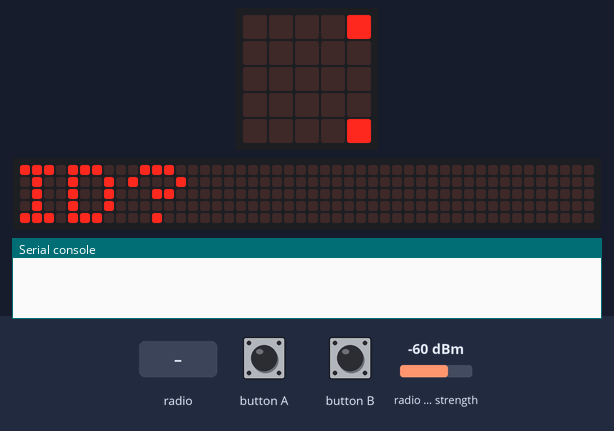
This program was run on a simulated BBC micro:bit running MicroPython. Parts: the board's 5×5 LED display, a strip that is not on the board, showing the scrolling text unrolled, the last lines printed to the serial console. The inputs (shaded band) are chosen by the test bench; at power-on: radio signal strength -60 dBm. Random numbers come from a fixed seed; no radio messages arrive unless stated (any console line starting 'radio sent:' is added by the test bench); the 48×5 strip is a reading aid, not a part: it shows the text the display is scrolling, unrolled, one strip-width of it at a time.

Above: at 0.01 s.
At 8.9 s:
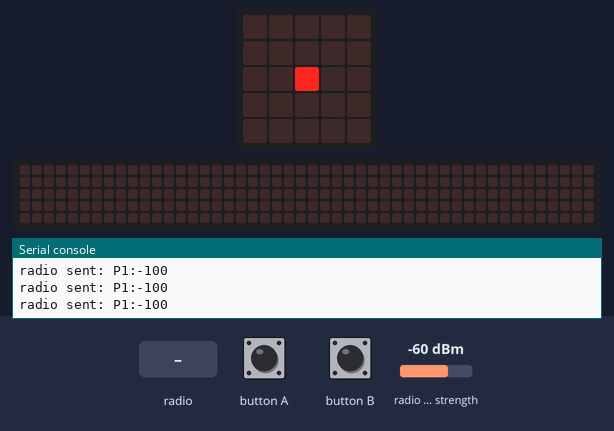
9.0 s: radio message "BALL" arrives
At 9.6 s:
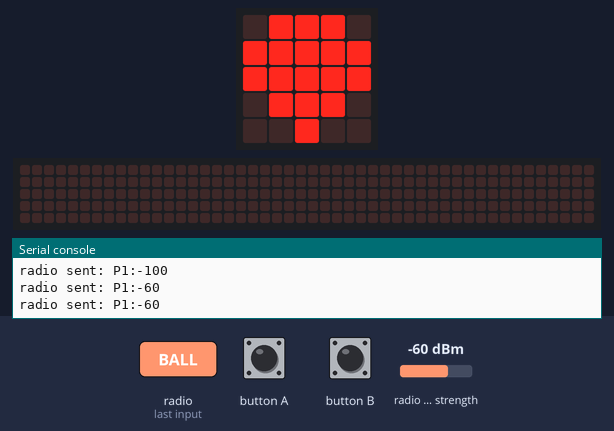
Timing chart, 0 to 12.0 s (numbered marks = the images above; inputs shaded):
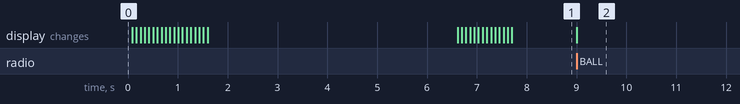

The program:

mb_player.py
```python
# mb_player.py — Flash onto Player micro:bits (up to 5 players)
#
# ── REUSE NOTE ──────────────────────────────────────────────────────────────
# This file is IDENTICAL in structure to pass_the_ball_test/microbit/mb_player.py
# with one key difference: serial print is REMOVED (bridge handles all relaying).
# The proximity_image(), smooth(), PIXEL_ORDER, and radio setup blocks can be
# copied directly into hide_and_seek and treasure_hunt player firmware.
# Only the GAMEPLAY section (possession claim logic) is game-specific.
# ────────────────────────────────────────────────────────────────────────────
#
# PLAYER ID ASSIGNMENT AT BOOT:
#   Press Button A once per player number within the first 5 seconds.
#   Example: 1 press = Player 1, 4 presses = Player 4, 5 presses = Player 5.
#   Press Button B at any time to confirm immediately.
#   LED shows your assigned number during selection.
#   Supports 2–5 players (just flash this same file on each player micro:bit).
#
# GAMEPLAY:
#   LED fills outward from the centre showing ball proximity:
#     1 dot  (centre only)  = ball is very far away
#     25 dots (all LEDs on) = ball is right here — possession range
#   Press Button A when all LEDs are fully lit to claim the ball.
#   The ball micro:bit will display your number.
#   Ball is automatically released when it moves away (throw detection).
#
# NOTE: Micro:bit 1 is the dedicated bridge (USB to computer).
#       Players do NOT need to be plugged in — all relaying is handled by the bridge.

from microbit import *
import radio
import random

# ── constants ────────────────────────────────────────────────────────────────
RADIO_GROUP   = 42
RADIO_POWER   = 7         # players broadcast at full power so bridge hears them

# ── CALIBRATION — update these after open-space recalibration ────────────────
#
#   RSSI_HOT  = signal strength at closest range (25 LEDs — possession zone)
#               Measure: hold ball touching/0–0.5m from player, read RSSI average
#               Current: -50 dBm ≈ touching to 0.5m (indoor calibration Aug 2026)
#
#   RSSI_FLOOR = signal strength at maximum useful range (1 LED)
#                Measure: hold ball at your max game distance, read RSSI average
#                Current: -80 dBm ≈ 5m (indoor calibration Aug 2026)
#                Note: recalibrate outdoors for reliable distance beyond 1m.
#
#   RSSI_WARM = possession release threshold — set roughly halfway between HOT and FLOOR
#               Current: -65 dBm ≈ 1–2m
#
#   LED count formula (linear, do not modify):
#       ratio = (rssi - RSSI_FLOOR) / (RSSI_HOT - RSSI_FLOOR)   # 0.0 to 1.0
#       count = 1 + int(ratio * 24)                               # 1 to 25 LEDs
#
RSSI_HOT      = -50       # dBm — 25 LEDs (~0–0.5m)  ← CALIBRATE THIS
RSSI_WARM     = -65       # dBm — possession release  ← CALIBRATE THIS
RSSI_FLOOR    = -80       # dBm — 1 LED  (~5m max)    ← CALIBRATE THIS
# ─────────────────────────────────────────────────────────────────────────────

SMOOTH_WINDOW = 5         # RSSI readings to average (higher = smoother but slower)
BROADCAST_MS  = 250       # base player broadcast interval (ms)
JITTER_MS     = 50        # random jitter to reduce packet collisions
ID_WINDOW_MS  = 5000      # ms to accept Button A presses for player ID

# ── player ID assignment ──────────────────────────────────────────────────────
display.scroll("ID?", delay=80)
player_id = 0
deadline = running_time() + ID_WINDOW_MS

while running_time() < deadline:
    if button_a.was_pressed():
        player_id += 1
        if player_id > 5:
            player_id = 1
        display.show(str(player_id))
    if button_b.was_pressed():
        break
    sleep(50)

if player_id == 0:
    player_id = 1

display.scroll("P" + str(player_id), delay=80)

# ── radio setup ───────────────────────────────────────────────────────────────
radio.on()
radio.config(group=RADIO_GROUP, power=RADIO_POWER)

# ── helpers ───────────────────────────────────────────────────────────────────
# REUSE: smooth() and PIXEL_ORDER and proximity_image() are identical across all games.

def smooth(history, new_val):
    history.append(new_val)
    if len(history) > SMOOTH_WINDOW:
        history.pop(0)
    return sum(history) // len(history)

# Pixel positions ordered from centre outward — determines LED fill pattern.
PIXEL_ORDER = [
    (2, 2),
    (2, 1), (2, 3), (1, 2), (3, 2),
    (1, 1), (3, 1), (1, 3), (3, 3),
    (2, 0), (2, 4), (0, 2), (4, 2),
    (1, 0), (3, 0), (0, 1), (4, 1),
    (0, 3), (4, 3), (1, 4), (3, 4),
    (0, 0), (4, 0), (0, 4), (4, 4),
]

def proximity_image(rssi):
    """
    Map RSSI to a 5x5 LED image that fills outward from the centre.
    RSSI_FLOOR → 1 LED  (centre dot only — ball at max range or beyond)
    RSSI_HOT   → 25 LEDs (all on — ball very close, possession range)
    LEDs increase linearly. Values outside range are clamped.

    To adjust the distance-to-LED mapping:
      - Change RSSI_HOT   to the RSSI you read at your desired closest range
      - Change RSSI_FLOOR to the RSSI you read at your desired furthest range
      - RSSI_WARM controls when held possession is released
    """
    # ── LED count calculation — do not modify this formula ───────────────────
    ratio = (rssi - RSSI_FLOOR) / (RSSI_HOT - RSSI_FLOOR)  # 0.0=far, 1.0=close
    ratio = max(0.0, min(1.0, ratio))
    count = 1 + int(ratio * 24)   # 1 to 25

    grid = [[0] * 5 for _ in range(5)]
    for i in range(count):
        col, row = PIXEL_ORDER[i]
        grid[row][col] = 9
    rows = ["".join(str(grid[r][c]) for c in range(5)) for r in range(5)]
    return Image(":".join(rows))

# ── state ─────────────────────────────────────────────────────────────────────
rssi_history   = []
ball_rssi      = -100
holding        = False
last_broadcast = 0

display.show(proximity_image(ball_rssi))   # start: 1 centre dot (no signal)

# ── main loop ─────────────────────────────────────────────────────────────────
while True:
    now = running_time()

    # ── receive any incoming packet ───────────────────────────────────────────
    packet = radio.receive_full()
    if packet:
        raw, rssi_val, _ = packet

        # MicroPython v2 returns bytes with a 3-byte radio header — strip & decode
        # REUSE: this decoding block is identical in all games using receive_full()
        if isinstance(raw, bytes):
            text = "".join(chr(b) for b in raw[3:] if 32 <= b < 127).strip()
        else:
            text = str(raw).strip()

        # ── GAME-SPECIFIC: react to ball broadcasts ───────────────────────────
        if text == "BALL":
            ball_rssi = smooth(rssi_history, rssi_val)
            if not holding:
                display.show(proximity_image(ball_rssi))

    # ── holding state: check if ball moved away ───────────────────────────────
    if holding:
        if ball_rssi < RSSI_WARM:
            holding = False
            display.show(proximity_image(ball_rssi))
        else:
            display.show(proximity_image(ball_rssi))

    # ── claim possession: must be close and press Button A ────────────────────
    # GAME-SPECIFIC: remove/replace this block for hide and seek / treasure hunt
    if not holding and ball_rssi > RSSI_HOT and button_a.was_pressed():
        holding = True
        radio.send("HOLDER:{}".format(player_id))
        display.show(proximity_image(ball_rssi))

    # ── broadcast own proximity data to bridge ────────────────────────────────
    # REUSE: this broadcast block is identical across all games
    if now - last_broadcast >= BROADCAST_MS + random.randint(0, JITTER_MS):
        radio.send("P{}:{}".format(player_id, ball_rssi))
        last_broadcast = now

    sleep(10)
```

Measured:
- after the input at 9.0 s, the display: changes at once (image 2)
